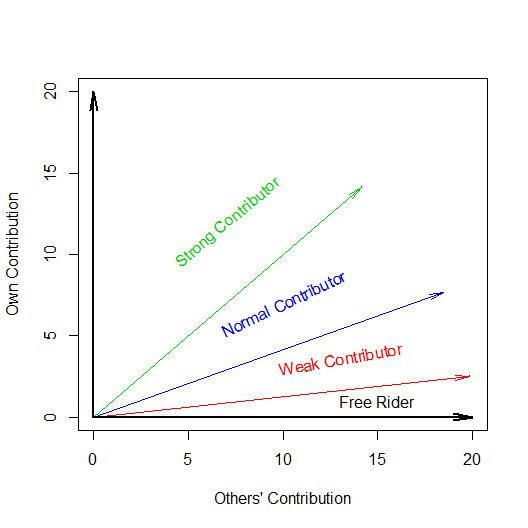

The script that drew this image:
xx = c( cos(pi/2), cos(pi/4), cos(pi/8), cos(pi/25), cos(0)) * 20
yy = c( sin(pi/2), sin(pi/4), sin(pi/8), sin(pi/25), sin(0)) * 20
plot(xx, yy, pch='.', xlab = "Others' Contribution", ylab = "Own Contribution")

x = c( cos(pi/4), cos(pi/8), cos(pi/25)) * 20
y = c( sin(pi/4), sin(pi/8), sin(pi/25)) * 20
arrows(0,0, x, y, angle = 10, length = 0.15, col = c(3, 4, 2))

X = c( cos(pi/2), cos(0)) * 20
Y = c( sin(pi/2), sin(0)) * 20
arrows(0,0, X, Y, angle = 10, length = 0.2, lwd=2)

text(0.35 * 20,0.6 * 20,"Strong Contributor", col=3, srt=40)

text(0.5 * 20,0.35 * 20,"Normal Contributor", col=4, srt=25)

text(0.65 * 20,0.18 * 20,"Weak Contributor", col=2, srt=10)

text(0.75 * 20,0.05 * 20,"Free Rider", col=1)
